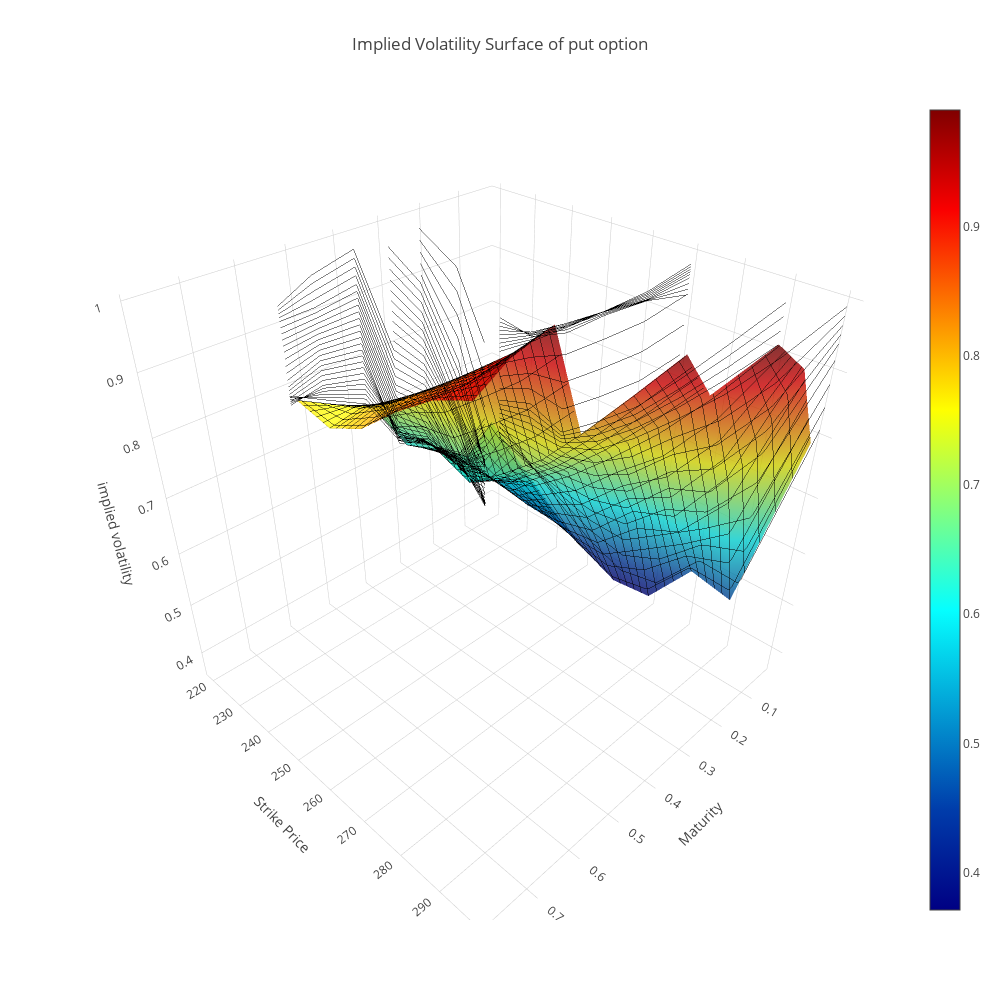

Write notebook code for a chart like this one.
### Code cell
import plotly.graph_objs as go
from plotly.offline import download_plotlyjs, init_notebook_mode, plot, iplot
init_notebook_mode(connected=True)

trace = go.Surface(x=TM, y=KP, z=imp_vol, colorscale='Jet', opacity=0.8,contours_x=dict(show=True, color="black", start=0, end=1, size=(1 - 0)/50, project_x=True), contours_y=dict(show=True, color="black", start=200, end=300, size=(300 - 200)/50, project_y=True))
data = [trace] 
layout = go.Layout(title='Implied Volatility Surface of put option', 
        scene={'xaxis':{'title':'Maturity'}, 'yaxis':{'title':'Strike Price'}, 'zaxis':{'title':'implied volatility'}}, 
        width=1000, height=1000, autosize=False, margin=dict(pad=0) ) 
fig = go.Figure(data=data, layout=layout) 
iplot(fig)

### Figure 1 — Plotly figure (JSON) as saved in the notebook; plotly's stock layout.template omitted (floating-point values rounded to 4 significant figures)
{"data": [{"colorscale": "Jet", "contours": {"x": {"color": "black", "end": 1, "project": {"x": true}, "show": true, "size": 0.02, "start": 0}, "y": {"color": "black", "end": 300, "project": {"y": true}, "show": true, "size": 2, "start": 200}}, "opacity": 0.8, "type": "surface", "uid": "03d6f7bd-76c4-4394-97a3-c174dabe5632", "x": [[0.0329, 0.1096, 0.2055, 0.2822, 0.3589, 0.4548, 0.5315, 0.7808, 1.03, 1.529, 2.526], [0.0329, 0.1096, 0.2055, 0.2822, 0.3589, 0.4548, 0.5315, 0.7808, 1.03, 1.529, 2.526], [0.0329, 0.1096, 0.2055, 0.2822, 0.3589, 0.4548, 0.5315, 0.7808, 1.03, 1.529, 2.526], [0.0329, 0.1096, 0.2055, 0.2822, 0.3589, 0.4548, 0.5315, 0.7808, 1.03, 1.529, 2.526], [0.0329, 0.1096, 0.2055, 0.2822, 0.3589, 0.4548, 0.5315, 0.7808, 1.03, 1.529, 2.526], [0.0329, 0.1096, 0.2055, 0.2822, 0.3589, 0.4548, 0.5315, 0.7808, 1.03, 1.529, 2.526], [0.0329, 0.1096, 0.2055, 0.2822, 0.3589, 0.4548, 0.5315, 0.7808, 1.03, 1.529, 2.526], [0.0329, 0.1096, 0.2055, 0.2822, 0.3589, 0.4548, 0.5315, 0.7808, 1.03, 1.529, 2.526], [0.0329, 0.1096, 0.2055, 0.2822, 0.3589, 0.4548, 0.5315, 0.7808, 1.03, 1.529, 2.526]], "y": [[220, 220, 220, 220, 220, 220, 220, 220, 220, 220, 220], [230, 230, 230, 230, 230, 230, 230, 230, 230, 230, 230], [240, 240, 240, 240, 240, 240, 240, 240, 240, 240, 240], [250, 250, 250, 250, 250, 250, 250, 250, 250, 250, 250], [260, 260, 260, 260, 260, 260, 260, 260, 260, 260, 260], [270, 270, 270, 270, 270, 270, 270, 270, 270, 270, 270], [280, 280, 280, 280, 280, 280, 280, 280, 280, 280, 280], [290, 290, 290, 290, 290, 290, 290, 290, 290, 290, 290], [300, 300, 300, 300, 300, 300, 300, 300, 300, 300, 300]], "z": [[0.5711, 0.5242, 0.576, 0.6115, 0.7089, 0.7477, 0.7793, 0.9109, null, null, null], [0.511, 0.5029, 0.5824, 0.6352, 0.7545, 0.7733, 0.7625, null, null, null, null], [0.4543, 0.4903, 0.5808, 0.6067, 0.8061, 0.8154, 0.7932, null, null, null, null], [0.4036, 0.4864, 0.6106, 0.6606, 0.8597, 0.8592, 0.8512, null, null, null, null], [0.371, 0.5021, 0.6687, 0.72, 0.9151, 0.9021, 0.9, null, null, null, null], [0.3802, 0.5809, 0.7356, 0.8005, 0.9838, 0.9646, 0.9287, null, null, null, null], [0.4795, 0.6046, 0.8126, 0.8876, null, null, null, null, null, null, null], [0.464, 0.7137, 0.8978, 0.9769, null, null, null, null, null, null, null], [0.7925, 0.9283, 0.9902, null, null, null, null, null, null, null, null]]}], "layout": {"autosize": false, "height": 1000, "margin": {"pad": 0}, "scene": {"xaxis": {"title": {"text": "Maturity"}}, "yaxis": {"title": {"text": "Strike Price"}}, "zaxis": {"title": {"text": "implied volatility"}}}, "title": {"text": "Implied Volatility Surface of put option"}, "width": 1000}}
